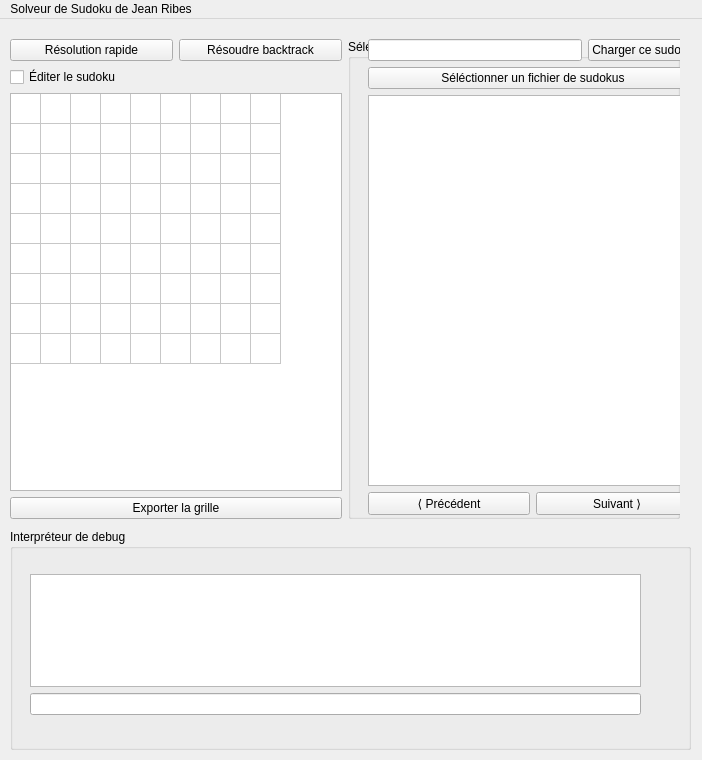
<?xml version="1.0" encoding="UTF-8"?>
<ui version="4.0">
 <class>MainWindow</class>
 <widget class="QMainWindow" name="MainWindow">
  <property name="geometry">
   <rect>
    <x>0</x>
    <y>0</y>
    <width>702</width>
    <height>760</height>
   </rect>
  </property>
  <property name="sizePolicy">
   <sizepolicy hsizetype="Minimum" vsizetype="Minimum">
    <horstretch>0</horstretch>
    <verstretch>0</verstretch>
   </sizepolicy>
  </property>
  <property name="windowTitle">
   <string>Solveur de sudoku de Jean Ribes</string>
  </property>
  <widget class="QWidget" name="centralwidget">
   <widget class="QGroupBox" name="debugBox">
    <property name="geometry">
     <rect>
      <x>10</x>
      <y>510</y>
      <width>681</width>
      <height>221</height>
     </rect>
    </property>
    <property name="sizePolicy">
     <sizepolicy hsizetype="Minimum" vsizetype="Minimum">
      <horstretch>0</horstretch>
      <verstretch>0</verstretch>
     </sizepolicy>
    </property>
    <property name="minimumSize">
     <size>
      <width>0</width>
      <height>0</height>
     </size>
    </property>
    <property name="autoFillBackground">
     <bool>true</bool>
    </property>
    <property name="title">
     <string>Interpréteur de debug</string>
    </property>
    <widget class="QWidget" name="verticalLayoutWidget_3">
     <property name="geometry">
      <rect>
       <x>10</x>
       <y>35</y>
       <width>631</width>
       <height>161</height>
      </rect>
     </property>
     <layout class="QVBoxLayout" name="debugLayout">
      <property name="leftMargin">
       <number>10</number>
      </property>
      <property name="topMargin">
       <number>10</number>
      </property>
      <property name="rightMargin">
       <number>10</number>
      </property>
      <property name="bottomMargin">
       <number>10</number>
      </property>
      <item>
       <widget class="QPlainTextEdit" name="out_box">
        <property name="enabled">
         <bool>true</bool>
        </property>
        <property name="cursor" stdset="0">
         <cursorShape>ForbiddenCursor</cursorShape>
        </property>
        <property name="focusPolicy">
         <enum>Qt::NoFocus</enum>
        </property>
        <property name="readOnly">
         <bool>true</bool>
        </property>
        <property name="centerOnScroll">
         <bool>true</bool>
        </property>
       </widget>
      </item>
      <item>
       <widget class="QLineEdit" name="in_box"/>
      </item>
     </layout>
    </widget>
   </widget>
   <widget class="QWidget" name="horizontalLayoutWidget_2">
    <property name="geometry">
     <rect>
      <x>10</x>
      <y>10</y>
      <width>670</width>
      <height>490</height>
     </rect>
    </property>
    <layout class="QHBoxLayout" name="horizontalLayout_3">
     <property name="topMargin">
      <number>10</number>
     </property>
     <item>
      <layout class="QVBoxLayout" name="verticalLayout">
       <property name="sizeConstraint">
        <enum>QLayout::SetDefaultConstraint</enum>
       </property>
       <item>
        <layout class="QHBoxLayout" name="horizontalLayout_2">
         <property name="sizeConstraint">
          <enum>QLayout::SetMinimumSize</enum>
         </property>
         <item>
          <widget class="QPushButton" name="solveButton">
           <property name="text">
            <string>Résolution rapide</string>
           </property>
          </widget>
         </item>
         <item>
          <widget class="QPushButton" name="big_solve">
           <property name="text">
            <string>Résoudre backtrack</string>
           </property>
          </widget>
         </item>
        </layout>
       </item>
       <item>
        <widget class="QCheckBox" name="gridEditMode">
         <property name="text">
          <string>Éditer le sudoku</string>
         </property>
        </widget>
       </item>
       <item>
        <widget class="QTableWidget" name="sudokuTableWidget">
         <property name="enabled">
          <bool>true</bool>
         </property>
         <property name="sizePolicy">
          <sizepolicy hsizetype="Minimum" vsizetype="Minimum">
           <horstretch>0</horstretch>
           <verstretch>0</verstretch>
          </sizepolicy>
         </property>
         <property name="inputMethodHints">
          <set>Qt::ImhDigitsOnly</set>
         </property>
         <property name="frameShadow">
          <enum>QFrame::Sunken</enum>
         </property>
         <property name="lineWidth">
          <number>1</number>
         </property>
         <property name="editTriggers">
          <set>QAbstractItemView::NoEditTriggers</set>
         </property>
         <property name="tabKeyNavigation">
          <bool>false</bool>
         </property>
         <property name="alternatingRowColors">
          <bool>false</bool>
         </property>
         <property name="textElideMode">
          <enum>Qt::ElideMiddle</enum>
         </property>
         <property name="rowCount">
          <number>9</number>
         </property>
         <property name="columnCount">
          <number>9</number>
         </property>
         <attribute name="horizontalHeaderVisible">
          <bool>false</bool>
         </attribute>
         <attribute name="horizontalHeaderDefaultSectionSize">
          <number>30</number>
         </attribute>
         <attribute name="verticalHeaderVisible">
          <bool>false</bool>
         </attribute>
         <row/>
         <row/>
         <row/>
         <row/>
         <row/>
         <row/>
         <row/>
         <row/>
         <row/>
         <column/>
         <column/>
         <column/>
         <column/>
         <column/>
         <column/>
         <column/>
         <column/>
         <column/>
        </widget>
       </item>
       <item>
        <widget class="QPushButton" name="exportGridButton">
         <property name="text">
          <string>Exporter la grille</string>
         </property>
        </widget>
       </item>
      </layout>
     </item>
     <item>
      <widget class="QGroupBox" name="selectBox">
       <property name="title">
        <string>Sélection du Sudoku</string>
       </property>
       <widget class="QWidget" name="verticalLayoutWidget_2">
        <property name="geometry">
         <rect>
          <x>20</x>
          <y>0</y>
          <width>330</width>
          <height>479</height>
         </rect>
        </property>
        <layout class="QVBoxLayout" name="selectLayout">
         <property name="sizeConstraint">
          <enum>QLayout::SetMinimumSize</enum>
         </property>
         <property name="topMargin">
          <number>0</number>
         </property>
         <property name="bottomMargin">
          <number>3</number>
         </property>
         <item>
          <layout class="QHBoxLayout" name="horizontalLayout">
           <property name="sizeConstraint">
            <enum>QLayout::SetMinimumSize</enum>
           </property>
           <item>
            <widget class="QLineEdit" name="sudokuInput"/>
           </item>
           <item>
            <widget class="QPushButton" name="sudokuLoad">
             <property name="text">
              <string>Charger ce sudoku</string>
             </property>
            </widget>
           </item>
          </layout>
         </item>
         <item>
          <widget class="QPushButton" name="fileSelectButton">
           <property name="text">
            <string>Séléctionner un fichier de sudokus</string>
           </property>
           <property name="shortcut">
            <string>Ctrl+S</string>
           </property>
          </widget>
         </item>
         <item>
          <widget class="QListWidget" name="sudokuDbList">
           <property name="sizePolicy">
            <sizepolicy hsizetype="Minimum" vsizetype="Minimum">
             <horstretch>0</horstretch>
             <verstretch>0</verstretch>
            </sizepolicy>
           </property>
          </widget>
         </item>
         <item>
          <layout class="QHBoxLayout" name="horizontalLayout_4">
           <item>
            <widget class="QPushButton" name="previousButton">
             <property name="text">
              <string>⟨ Précédent</string>
             </property>
            </widget>
           </item>
           <item>
            <widget class="QPushButton" name="nextButton">
             <property name="text">
              <string>Suivant ⟩</string>
             </property>
            </widget>
           </item>
          </layout>
         </item>
        </layout>
       </widget>
      </widget>
     </item>
    </layout>
   </widget>
  </widget>
  <widget class="QMenuBar" name="menubar">
   <property name="geometry">
    <rect>
     <x>0</x>
     <y>0</y>
     <width>702</width>
     <height>22</height>
    </rect>
   </property>
   <widget class="QMenu" name="menuSolveur_de_Sudoku_de_Jean_Ribes">
    <property name="title">
     <string>Solveur de Sudoku de Jean Ribes</string>
    </property>
   </widget>
   <addaction name="menuSolveur_de_Sudoku_de_Jean_Ribes"/>
  </widget>
 </widget>
 <resources/>
 <connections/>
</ui>
